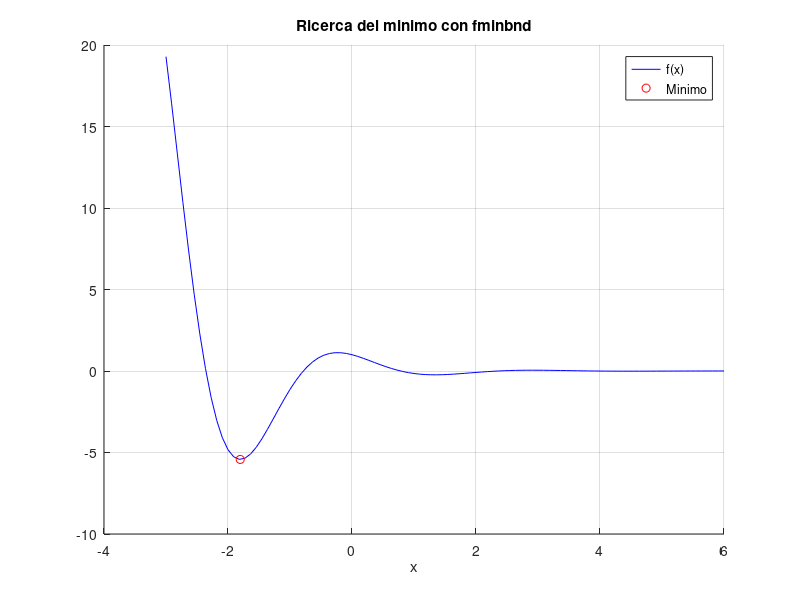

The MATLAB source for this figure:
% Calcolo del punto minimo di una funzione usando fminbnd
% La funzione fminbnd è un algoritmo di ricerca del minimo locale di una funzione
% definita in un intervallo chiuso [a, b].
% La funzione restituisce il punto in cui la funzione assume il valore minimo.

f = @(x) -exp(-x) .* sin(2*x-pi/2); % definizione della funzione
esx = -2.5; % estremo sinistro dell'intervallo
edx = 1; % estremo destro dell'intervallo

xminimo = fminbnd(f, esx, edx, optimset('TolX', 1e-6));
fprintf('Il minimo trovato è: %.6f\n', xminimo); % stampa del risultato


hold on
x = linspace(-3, 6, 100);
y = f(x);
plot(x, y, 'b-'); % grafico della funzione
plot(xminimo, f(xminimo), 'ro'); % punto del minimo

grid on; % griglia
xlabel('x'); % etichetta asse x
legend('f(x)', 'Minimo'); % legenda
title('Ricerca del minimo con fminbnd'); % titolo del grafico
